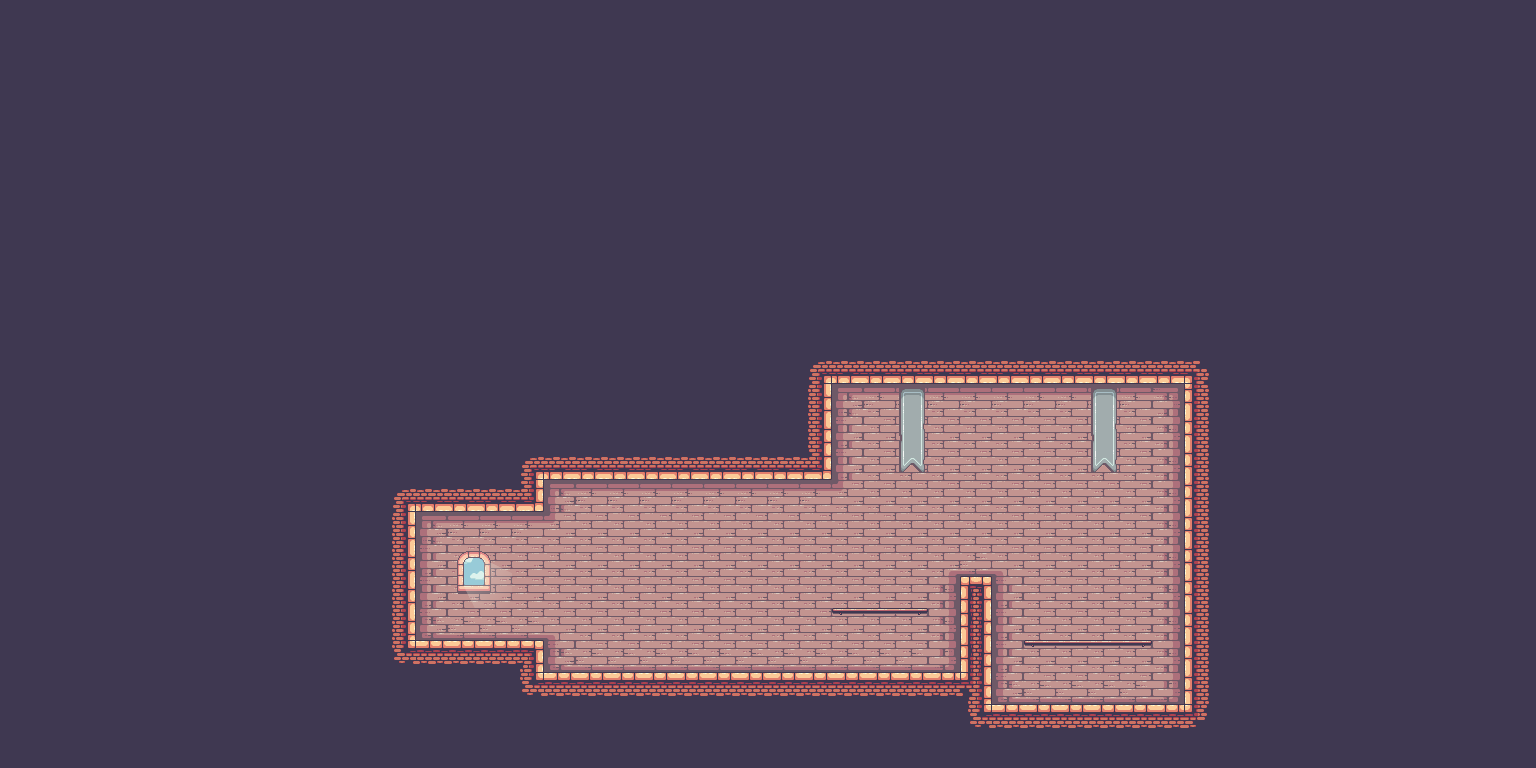

The image is a tile-based game level rendered from a .tmx file. Its description and complete source (layers, tilesets, objects, tile grids) follow:
An orthogonal 48x24 tile map with 32x32 px tiles, 2 tile layers (BG, FG), 2 tilesets and 12 objects (12x obstacle).

<map version="1.4" tiledversion="1.4.2" orientation="orthogonal" renderorder="right-down" width="48" height="24" tilewidth="32" tileheight="32" infinite="0" nextlayerid="5" nextobjectid="17">
 <tileset firstgid="1" source="Terrain (32x32).tsx" />
 <tileset firstgid="248" source="Decorations (32x32).tsx" />
 <layer id="3" name="BG" width="48" height="24">
  <data encoding="csv">
41,41,41,41,41,41,41,41,41,41,41,41,41,41,41,41,41,41,41,41,41,41,41,41,41,41,41,41,41,41,41,41,41,41,41,41,41,41,41,41,41,41,41,41,41,41,41,41,
41,41,41,41,41,41,41,41,41,41,41,41,41,41,41,41,41,41,41,41,41,41,41,41,41,41,41,41,41,41,41,41,41,41,41,41,41,41,41,41,41,41,41,41,41,41,41,41,
41,41,41,41,41,41,41,41,41,41,41,41,41,41,41,41,41,41,41,41,41,41,41,41,41,41,41,41,41,41,41,41,41,41,41,41,41,41,41,41,41,41,41,41,41,41,41,41,
41,41,41,41,41,41,41,41,41,41,41,41,41,41,41,41,41,41,41,41,41,41,41,41,41,41,41,41,41,41,41,41,41,41,41,41,41,41,41,41,41,41,41,41,41,41,41,41,
41,41,41,41,41,41,41,41,41,41,41,41,41,41,41,41,41,41,41,41,41,41,41,41,41,41,41,41,41,41,41,41,41,41,41,41,41,41,41,41,41,41,41,41,41,41,41,41,
41,41,41,41,41,41,41,41,41,41,41,41,41,41,41,41,41,41,41,41,41,41,41,41,41,41,41,41,41,41,41,41,41,41,41,41,41,41,41,41,41,41,41,41,41,41,41,41,
41,41,41,41,41,41,41,41,41,41,41,41,41,41,41,41,41,41,41,41,41,41,41,41,41,41,41,41,41,41,41,41,41,41,41,41,41,41,41,41,41,41,41,41,41,41,41,41,
41,41,41,41,41,41,41,41,41,41,41,41,41,41,41,41,41,41,41,41,41,41,41,41,41,41,41,41,41,41,41,41,41,41,41,41,41,41,41,41,41,41,41,41,41,41,41,41,
41,41,41,41,41,41,41,41,41,41,41,41,41,41,41,41,41,41,41,41,41,41,41,41,41,41,41,41,41,41,41,41,41,41,41,41,41,41,41,41,41,41,41,41,41,41,41,41,
41,41,41,41,41,41,41,41,41,41,41,41,41,41,41,41,41,41,41,41,41,41,41,41,41,41,41,41,41,41,41,41,41,41,41,41,41,41,41,41,41,41,41,41,41,41,41,41,
41,41,41,41,41,41,41,41,41,41,41,41,41,41,41,41,41,41,41,41,41,41,41,41,41,41,41,41,41,41,41,41,41,41,41,41,41,41,41,41,41,41,41,41,41,41,41,41,
41,41,41,41,41,41,41,41,41,41,41,41,41,41,41,41,41,41,41,41,41,41,41,41,41,27,60,60,60,60,60,60,60,60,60,60,60,28,41,41,41,41,41,41,41,41,41,41,
41,41,41,41,41,41,41,41,41,41,41,41,41,41,41,41,41,41,41,41,41,41,41,41,41,42,135,136,136,136,136,136,136,136,136,136,137,40,41,41,41,41,41,41,41,41,41,41,
41,41,41,41,41,41,41,41,41,41,41,41,41,41,41,41,41,41,41,41,41,41,41,41,41,42,154,155,155,155,155,155,155,155,155,155,156,40,41,41,41,41,41,41,41,41,41,41,
41,41,41,41,41,41,41,41,41,41,41,41,41,41,41,41,27,60,60,60,60,60,60,60,60,61,154,155,155,155,155,155,155,155,155,155,156,40,41,41,41,41,41,41,41,41,41,41,
41,41,41,41,41,41,41,41,41,41,41,41,27,60,60,60,61,135,136,136,136,136,136,136,136,136,161,155,155,155,155,155,155,155,155,155,156,40,41,41,41,41,41,41,41,41,41,41,
41,41,41,41,41,41,41,41,41,41,41,41,42,135,136,136,136,161,155,155,155,155,155,155,155,155,155,155,155,155,155,155,155,155,155,155,156,40,41,41,41,41,41,41,41,41,41,41,
41,41,41,41,41,41,41,41,41,41,41,41,42,154,155,155,155,155,155,155,155,155,155,155,155,155,155,155,155,141,174,142,155,155,155,155,156,40,41,41,41,41,41,41,41,41,41,41,
41,41,41,41,41,41,41,41,41,41,41,41,42,154,155,155,155,155,155,155,155,155,155,155,155,155,155,155,155,156,25,154,155,155,155,155,156,40,41,41,41,41,41,41,41,41,41,41,
41,41,41,41,41,41,41,41,41,41,41,41,42,173,174,174,174,142,155,155,155,155,155,155,155,155,155,155,155,156,44,154,155,155,155,155,156,40,41,41,41,41,41,41,41,41,41,41,
41,41,41,41,41,41,41,41,41,41,41,41,46,22,22,22,23,173,174,174,174,174,174,174,174,174,174,174,174,175,44,154,155,155,155,155,156,40,41,41,41,41,41,41,41,41,41,41,
41,41,41,41,41,41,41,41,41,41,41,41,41,41,41,41,46,22,22,22,22,22,22,22,22,22,22,22,22,22,107,173,174,174,174,174,175,40,41,41,41,41,41,41,41,41,41,41,
41,41,41,41,41,41,41,41,41,41,41,41,41,41,41,41,41,41,41,41,41,41,41,41,41,41,41,41,41,41,46,22,22,22,22,22,22,47,41,41,41,41,41,41,41,41,41,41,
41,41,41,41,41,41,41,41,41,41,41,41,41,41,41,41,41,41,41,41,41,41,41,41,41,41,41,41,41,41,41,41,41,41,41,41,41,41,41,41,41,41,41,41,41,41,41,41
</data>
 </layer>
 <layer id="4" name="FG" width="48" height="24">
  <data encoding="csv">
0,0,0,0,0,0,0,0,0,0,0,0,0,0,0,0,0,0,0,0,0,0,0,0,0,0,0,0,0,0,0,0,0,0,0,0,0,0,0,0,0,0,0,0,0,0,0,0,
0,0,0,0,0,0,0,0,0,0,0,0,0,0,0,0,0,0,0,0,0,0,0,0,0,0,0,0,0,0,0,0,0,0,0,0,0,0,0,0,0,0,0,0,0,0,0,0,
0,0,0,0,0,0,0,0,0,0,0,0,0,0,0,0,0,0,0,0,0,0,0,0,0,0,0,0,0,0,0,0,0,0,0,0,0,0,0,0,0,0,0,0,0,0,0,0,
0,0,0,0,0,0,0,0,0,0,0,0,0,0,0,0,0,0,0,0,0,0,0,0,0,0,0,0,0,0,0,0,0,0,0,0,0,0,0,0,0,0,0,0,0,0,0,0,
0,0,0,0,0,0,0,0,0,0,0,0,0,0,0,0,0,0,0,0,0,0,0,0,0,0,0,0,0,0,0,0,0,0,0,0,0,0,0,0,0,0,0,0,0,0,0,0,
0,0,0,0,0,0,0,0,0,0,0,0,0,0,0,0,0,0,0,0,0,0,0,0,0,0,0,0,0,0,0,0,0,0,0,0,0,0,0,0,0,0,0,0,0,0,0,0,
0,0,0,0,0,0,0,0,0,0,0,0,0,0,0,0,0,0,0,0,0,0,0,0,0,0,0,0,0,0,0,0,0,0,0,0,0,0,0,0,0,0,0,0,0,0,0,0,
0,0,0,0,0,0,0,0,0,0,0,0,0,0,0,0,0,0,0,0,0,0,0,0,0,0,0,0,0,0,0,0,0,0,0,0,0,0,0,0,0,0,0,0,0,0,0,0,
0,0,0,0,0,0,0,0,0,0,0,0,0,0,0,0,0,0,0,0,0,0,0,0,0,0,0,0,0,0,0,0,0,0,0,0,0,0,0,0,0,0,0,0,0,0,0,0,
0,0,0,0,0,0,0,0,0,0,0,0,0,0,0,0,0,0,0,0,0,0,0,0,0,0,0,0,0,0,0,0,0,0,0,0,0,0,0,0,0,0,0,0,0,0,0,0,
0,0,0,0,0,0,0,0,0,0,0,0,0,0,0,0,0,0,0,0,0,0,0,0,0,0,0,0,0,0,0,0,0,0,0,0,0,0,0,0,0,0,0,0,0,0,0,0,
0,0,0,0,0,0,0,0,0,0,0,0,0,0,0,0,0,0,0,0,0,0,0,0,0,0,0,0,0,0,0,0,0,0,0,0,0,0,0,0,0,0,0,0,0,0,0,0,
0,0,0,0,0,0,0,0,0,0,0,0,0,0,0,0,0,0,0,0,0,0,0,0,0,0,0,0,256,0,0,0,0,0,256,0,0,0,0,0,0,0,0,0,0,0,0,0,
0,0,0,0,0,0,0,0,0,0,0,0,0,0,0,0,0,0,0,0,0,0,0,0,0,0,0,0,263,0,0,0,0,0,263,0,0,0,0,0,0,0,0,0,0,0,0,0,
0,0,0,0,0,0,0,0,0,0,0,0,0,0,0,0,0,0,0,0,0,0,0,0,0,0,0,0,270,0,0,0,0,0,270,0,0,0,0,0,0,0,0,0,0,0,0,0,
0,0,0,0,0,0,0,0,0,0,0,0,0,0,0,0,0,0,0,0,0,0,0,0,0,0,0,0,0,0,0,0,0,0,0,0,0,0,0,0,0,0,0,0,0,0,0,0,
0,0,0,0,0,0,0,0,0,0,0,0,0,0,0,0,0,0,0,0,0,0,0,0,0,0,0,0,0,0,0,0,0,0,0,0,0,0,0,0,0,0,0,0,0,0,0,0,
0,0,0,0,0,0,0,0,0,0,0,0,0,0,273,274,0,0,0,0,0,0,0,0,0,0,0,0,0,0,0,0,0,0,0,0,0,0,0,0,0,0,0,0,0,0,0,0,
0,0,0,0,0,0,0,0,0,0,0,0,0,0,280,281,0,0,0,0,0,0,0,0,0,0,0,0,0,0,0,0,0,0,0,0,0,0,0,0,0,0,0,0,0,0,0,0,
0,0,0,0,0,0,0,0,0,0,0,0,0,0,0,0,0,0,0,0,0,0,0,0,0,0,257,258,259,0,0,0,0,0,0,0,0,0,0,0,0,0,0,0,0,0,0,0,
0,0,0,0,0,0,0,0,0,0,0,0,0,0,0,0,0,0,0,0,0,0,0,0,0,0,0,0,0,0,0,0,257,258,258,259,0,0,0,0,0,0,0,0,0,0,0,0,
0,0,0,0,0,0,0,0,0,0,0,0,0,0,0,0,0,0,0,0,0,0,0,0,0,0,0,0,0,0,0,0,0,0,0,0,0,0,0,0,0,0,0,0,0,0,0,0,
0,0,0,0,0,0,0,0,0,0,0,0,0,0,0,0,0,0,0,0,0,0,0,0,0,0,0,0,0,0,0,0,0,0,0,0,0,0,0,0,0,0,0,0,0,0,0,0,
0,0,0,0,0,0,0,0,0,0,0,0,0,0,0,0,0,0,0,0,0,0,0,0,0,0,0,0,0,0,0,0,0,0,0,0,0,0,0,0,0,0,0,0,0,0,0,0
</data>
 </layer>
 <objectgroup id="2" name="Object Layer 1" visible="0">
  <object id="1" name="obstacle" x="512" y="672" width="448" height="32" />
  <object id="4" name="obstacle" x="384" y="640" width="160" height="32" />
  <object id="5" name="obstacle" x="384" y="512" width="32" height="128" />
  <object id="6" name="obstacle" x="384" y="480" width="160" height="32" />
  <object id="7" name="obstacle" x="512" y="448" width="320" height="32" />
  <object id="8" name="obstacle" x="832" y="352" width="352" height="32" />
  <object id="9" name="obstacle" x="992" y="704" width="192" height="32" />
  <object id="12" name="obstacle" x="960" y="576" width="32" height="160" />
  <object id="13" name="obstacle" x="1184" y="352" width="32" height="384" />
  <object id="14" name="obstacle" x="800" y="352" width="32" height="96" />
  <object id="15" name="obstacle" x="832" y="608" width="96" height="8" />
  <object id="16" name="obstacle" x="1024" y="640" width="128" height="8" />
 </objectgroup>
</map>
